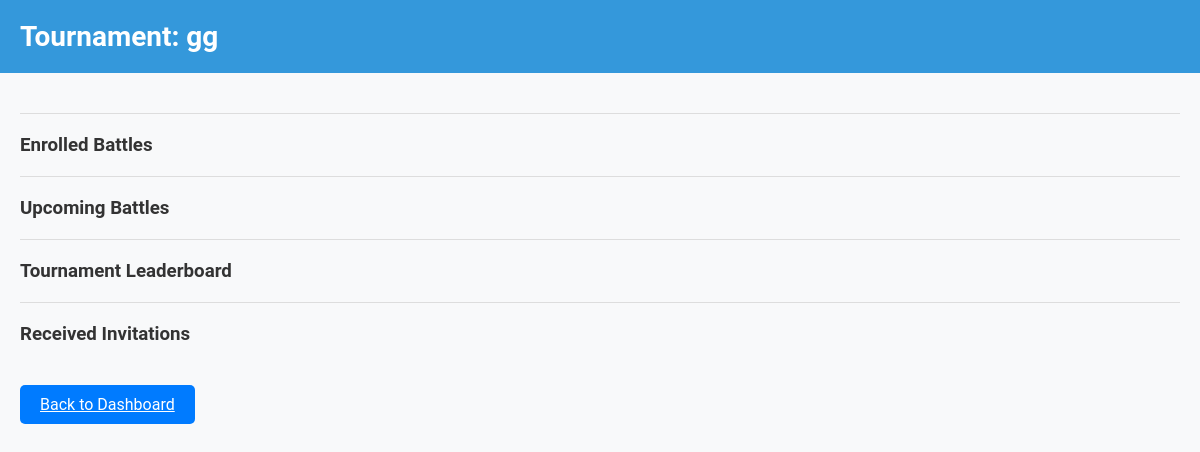
The app's page /ckbapp/tournament/34/status/ (signed in), older data.
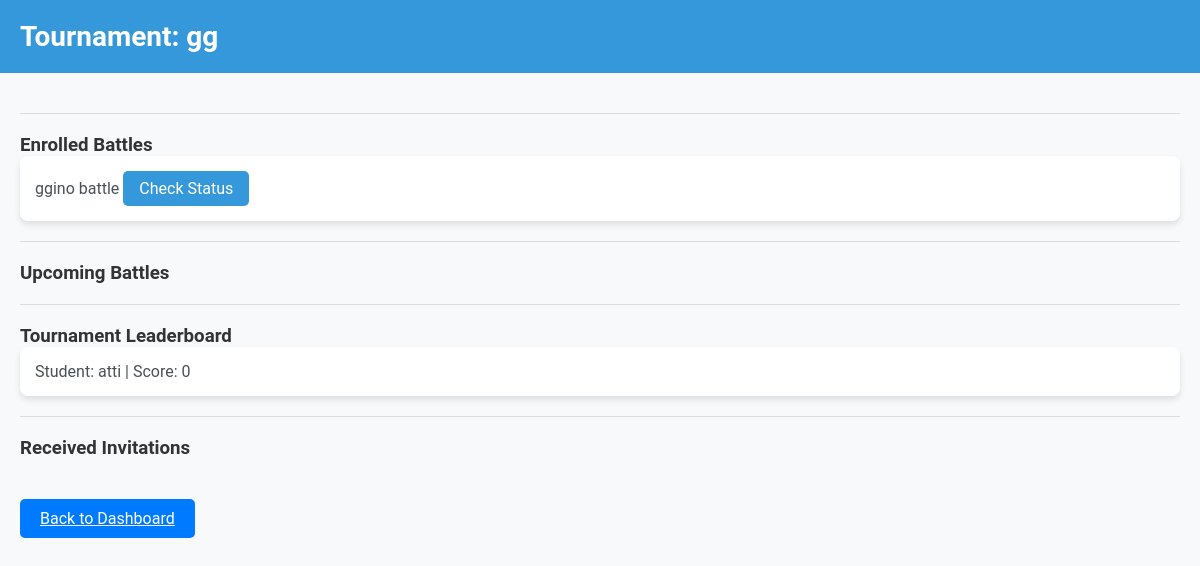
The same page, newer data.
### ckbapp/models.py (models this page shows)
class Battle(models.Model):
    name = models.CharField(max_length=255)
    maxStudentsForTeam = models.IntegerField()
    registrationDeadline = models.DateField()
    submissionDeadline = models.DateField()
    tournament = models.ForeignKey('Tournament', on_delete=models.CASCADE, related_name='battles')
    teams = models.ManyToManyField('Team', related_name='battles_participated')
    creator = models.ForeignKey(Educator, on_delete=models.CASCADE, related_name='battle_created', default=None)
    codeKata = models.FileField(upload_to='code_katas/', blank=False, null=False)
    has_started = models.BooleanField(default=False)
    evaluated = models.BooleanField(default=False)
    security = models.BooleanField(default=False)
    reliability = models.BooleanField(default=False)
    maintainability = models.BooleanField(default=False)

class TournamentLeaderboard(models.Model):
    student = models.ForeignKey(Student, on_delete=models.CASCADE)
    score = models.IntegerField(default=0, validators=[MinValueValidator(0), MaxValueValidator(100)])
    tournament = models.ForeignKey('Tournament', on_delete=models.CASCADE, related_name='tournament_leaderboard')

class Student(models.Model):
    user = models.OneToOneField(User, on_delete=models.CASCADE, primary_key=True, default=None)

### ckbapp/views.py (the view, shortened to what this page needs)
# urls.py: path('tournament/<int:tournament_id>/status/', tournament_status_page_student, name='tournament_status_page_student'),
@login_required
def tournament_status_page_student(request, tournament_id):
    student = request.user.student
    tournament = get_object_or_404(Tournament, id=tournament_id)
    enrolled_battles = Battle.objects.filter(teams__members=student, tournament=tournament)
    upcoming_battles = Battle.objects.filter(tournament=tournament, registrationDeadline__gte=timezone.now().date()).exclude(teams__members=student)
    tournament_leaderboard = TournamentLeaderboard.objects.filter(tournament=tournament).order_by('-score')
    received_invitations = Invite.objects.filter(invited_student=request.user.student, is_accepted=False, battle__tournament__id=tournament.id)
    return render(request, 'ckbapp/tournament_status_page_student.html', {
        'tournament': tournament,
        'enrolled_battles': enrolled_battles,
        'upcoming_battles': upcoming_battles,
        'tournament_leaderboard': tournament_leaderboard,
        'received_invitations' : received_invitations
    })

### ckbapp/templates/ckbapp/tournament_status_page_student.html (shortened to what this page needs)
<!DOCTYPE html>
<html lang="en">
<head>
    {% load static %}
    <link rel="stylesheet" type="text/css" href="{% static '/ckbapp/css/tournament_status_page_student.css' %}">
</head>
<body class="page-container">
    <div class="header-container">
        <h2 class="tournament-title">Tournament: {{ tournament.name }}</h2>
    </div>
    <div class="content-container">
        <div class="separator"></div>
        <section class="enrolled-battles-section">
            <h3 class="section-title">Enrolled Battles</h3>
            <ul class="battles-list">
                {% for battle in enrolled_battles %}
                    <li class="battle-item">
                        {{ battle.name }}
                        <a href="{% url 'battle_status_student' battle.id %}" class="check-status-btn">Check Status</a>
                    </li>
                {% endfor %}
            </ul>
        </section>
        <div class="separator"></div>
        <section class="upcoming-battles-section">
            <h3 class="section-title">Upcoming Battles</h3>
        </section>
        <div class="separator"></div>
        <section class="leaderboard-section">
            <h3 class="section-title">Tournament Leaderboard</h3>
            <ul class="leaderboard-list">
                {% for entry in tournament_leaderboard %}
                    <li class="leaderboard-item">
                        Student: {{ entry.student.user.username }} | Score: {{ entry.score }}
                    </li>
                {% endfor %}
            </ul>
        </section>
        <div class="separator"></div>
        <section class="received-invitations-section">
            <h3 class="section-title">Received Invitations</h3>
        </section>
        <a href="{% url 'student_dash' %}" class="back-to-dashboard-link">Back to Dashboard</a>
    </div>
</body>
</html>

Row changes from the older to the newer data that the page shows:
now on this page (row unchanged): Battle: name "ggino battle"
added TournamentLeaderboard: student.user.username "atti", score "0"
